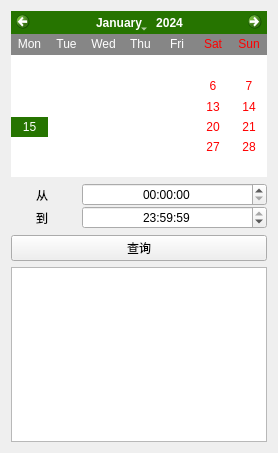
           <widget class="QWidget" name="page_2">
            <layout class="QVBoxLayout" name="verticalLayout_8" stretch="8,2,10">
             <item>
              <widget class="QCalendarWidget" name="calendarWidget">
               <property name="layoutDirection">
                <enum>Qt::LeftToRight</enum>
               </property>
               <property name="autoFillBackground">
                <bool>false</bool>
               </property>
               <property name="styleSheet">
                <string notr="true">selection-color: rgb(255, 255, 255);
color: rgb(255, 255, 255);
selection-background-color: rgb(38, 116, 0);
alternate-background-color: rgb(134, 134, 134);</string>
               </property>
               <property name="gridVisible">
                <bool>false</bool>
               </property>
               <property name="horizontalHeaderFormat">
                <enum>QCalendarWidget::ShortDayNames</enum>
               </property>
               <property name="verticalHeaderFormat">
                <enum>QCalendarWidget::NoVerticalHeader</enum>
               </property>
               <property name="navigationBarVisible">
                <bool>true</bool>
               </property>
               <property name="dateEditEnabled">
                <bool>true</bool>
               </property>
              </widget>
             </item>
             <item>
              <widget class="QWidget" name="durationWidget" native="true">
               <property name="styleSheet">
                <string notr="true">border-image: url(:/Calendar/Calendar/日期底框.png);</string>
               </property>
               <layout class="QGridLayout" name="gridLayout_6" rowstretch="0,0" columnstretch="1,3">
                <property name="leftMargin">
                 <number>0</number>
                </property>
                <property name="topMargin">
                 <number>0</number>
                </property>
                <property name="rightMargin">
                 <number>0</number>
                </property>
                <property name="bottomMargin">
                 <number>0</number>
                </property>
                <property name="horizontalSpacing">
                 <number>9</number>
                </property>
                <property name="verticalSpacing">
                 <number>0</number>
                </property>
                <item row="0" column="0">
                 <widget class="QLabel" name="fromLabel">
                  <property name="text">
                   <string>从</string>
                  </property>
                  <property name="alignment">
                   <set>Qt::AlignCenter</set>
                  </property>
                 </widget>
                </item>
                <item row="0" column="1">
                 <widget class="QTimeEdit" name="fromTimeEdit">
                  <property name="styleSheet">
                   <string notr="true">border-image: url(:/Calendar/Calendar/日历底框文字区.png);</string>
                  </property>
                  <property name="alignment">
                   <set>Qt::AlignCenter</set>
                  </property>
                 </widget>
                </item>
                <item row="1" column="0">
                 <widget class="QLabel" name="toLabel">
                  <property name="text">
                   <string>到</string>
                  </property>
                  <property name="alignment">
                   <set>Qt::AlignCenter</set>
                  </property>
                 </widget>
                </item>
                <item row="1" column="1">
                 <widget class="QTimeEdit" name="toTimeEdit">
                  <property name="styleSheet">
                   <string notr="true">border-image: url(:/Calendar/Calendar/日历底框文字区.png);</string>
                  </property>
                  <property name="alignment">
                   <set>Qt::AlignCenter</set>
                  </property>
                  <property name="time">
                   <time>
                    <hour>23</hour>
                    <minute>59</minute>
                    <second>59</second>
                   </time>
                  </property>
                 </widget>
                </item>
               </layout>
              </widget>
             </item>
             <item>
              <widget class="QWidget" name="resultWidget" native="true">
               <layout class="QVBoxLayout" name="verticalLayout_7" stretch="1,8">
                <property name="leftMargin">
                 <number>0</number>
                </property>
                <property name="topMargin">
                 <number>0</number>
                </property>
                <property name="rightMargin">
                 <number>0</number>
                </property>
                <property name="bottomMargin">
                 <number>0</number>
                </property>
                <item>
                 <widget class="QPushButton" name="searchPushButton">
                  <property name="sizePolicy">
                   <sizepolicy hsizetype="Minimum" vsizetype="Preferred">
                    <horstretch>0</horstretch>
                    <verstretch>0</verstretch>
                   </sizepolicy>
                  </property>
                  <property name="styleSheet">
                   <string notr="true">QPushButton{	
	border-image: url(:/Button/Button/2.png);
}

QPushButton:pressed{
	border-image: url(:/Button/Button/3.png);
}</string>
                  </property>
                  <property name="text">
                   <string>查询</string>
                  </property>
                 </widget>
                </item>
                <item>
                 <widget class="QListWidget" name="resultListWidget">
                  <property name="styleSheet">
                   <string notr="true">border-image: url(:/Backgroud/Backgroud/查询结果底板.png);</string>
                  </property>
                 </widget>
                </item>
               </layout>
              </widget>
             </item>
            </layout>
           </widget>
